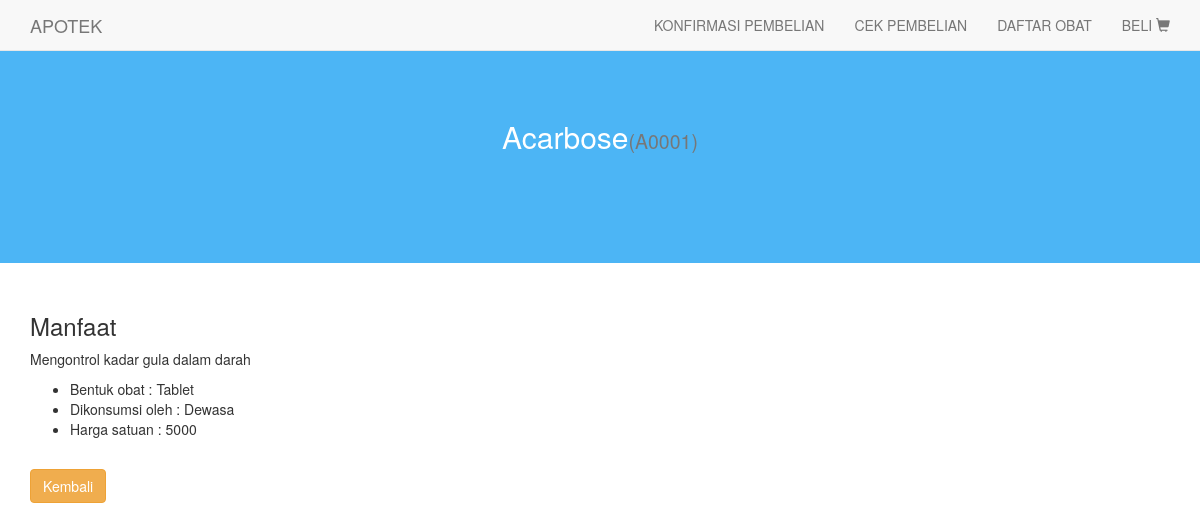
/obat/A0001, run on an earlier commit of the app's database.
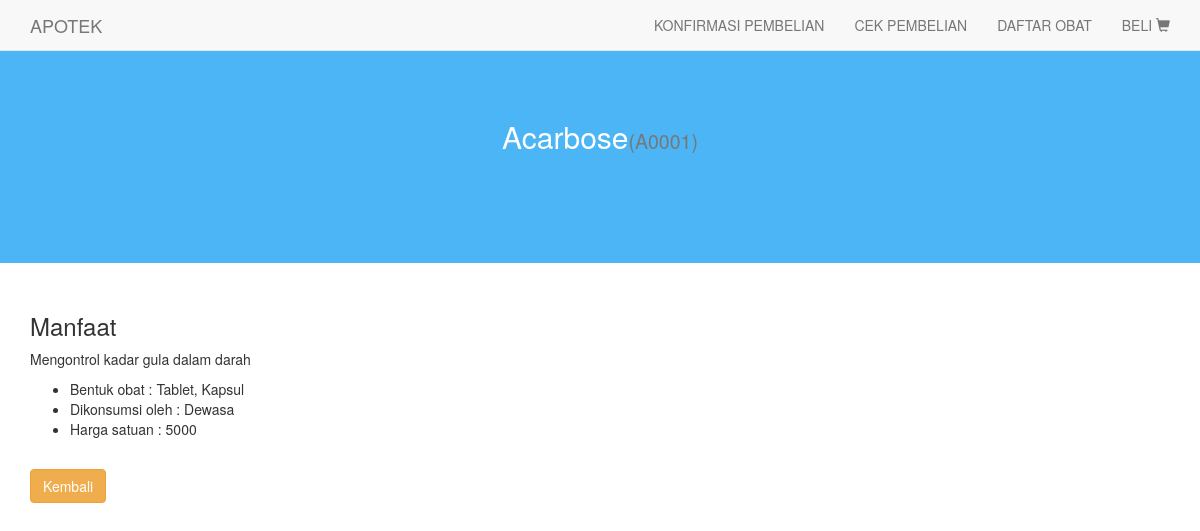
And on a later commit of the database.
### tables this page shows
CREATE TABLE `obat` (
  `kode_obat` char(5) NOT NULL,
  `nama` varchar(100) NOT NULL,
  `bentuk` varchar(100) NOT NULL,
  `konsumen` varchar(100) NOT NULL,
  `manfaat` varchar(200) NOT NULL,
  `harga` float NOT NULL
);

### application/controllers/Home.php (called while the page is built, shortened)
<?php
class Home extends CI_Controller {
  public function __construct(){
    $this->load->model('home_model');
    $this->load->model('keranjang_model');
  }
  public function obat($kode_obat = NULL){
    if($kode_obat == NULL){
      $data['view_name'] = 'daftar_obat';
      $data['obat'] = $this->home_model->getObat();
      $this->load->view('home/index_view', $data);
    }
    else {
      $data['view_name'] = 'detail_obat';
      $data['obat'] = $this->home_model->getObat($kode_obat);
      $this->load->view('home/index_view', $data);
    }
  }
}

### index.php (called while the page is built, shortened)
<?php
require_once BASEPATH.'core/CodeIgniter.php';

### application/models/Home_model.php (called while the page is built, shortened)
<?php
class Home_model extends CI_Model {
  public function getObat($kode_obat = FALSE){
    $query = $this->db->query("SELECT * FROM obat WHERE kode_obat = '". $kode_obat ."'");
    return $query->row();
  }
}

### application/views/home/detail_obat.php (the view)
<div class="jumbotron text-center">
  <h2><?= $obat->nama ?><small>(<?= $obat->kode_obat;?>)</small></h2>
</div>
<div class="container">
  <h3>Manfaat</h3>
  <p><?= $obat->manfaat;?></p>
  <ul>
    <li>Bentuk obat : <?= $obat->bentuk;?></li>
    <li>Dikonsumsi oleh : <?= $obat->konsumen;?></li>
    <li>Harga satuan : <?= $obat->harga;?></li>
  </ul>
  <br>
  <a href="javascript:history.go(-1)" class="btn btn-warning">Kembali</a>
</div>

What changed in the data, as far as the page shows it:
changed obat "Acarbose": bentuk "Tablet" → "Tablet, Kapsul"
